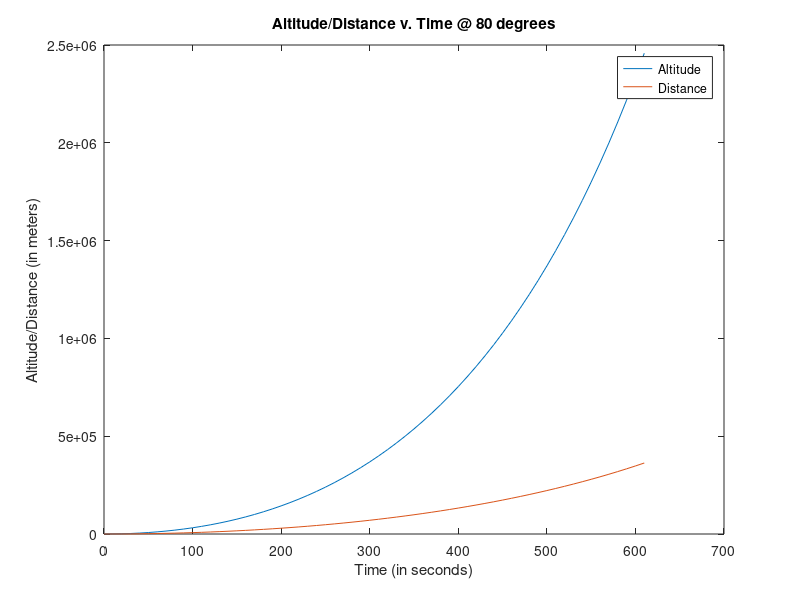

This figure's MATLAB source:
% Rocket Project, Take 1
% Deepak Warrier
% September 22, 2016

clc;
clear all;
close all;

g = 9.8; 	        % acceleration of gravity
thrust = 25000;     % thrust of the rocket motor in Newtons (kg*m/s^2)
rocketMass = 400;   % mass of the rocket itself in kg
fuel = 1201;        % mass of fuel in kg
burnRate = 2; 	    % rate of rocket fuel burn in kg/second
mass = rocketMass+fuel;           % mass of the rocket in kg
%burnTime = 30; 	    % burn time of the rocket in seconds
stopTime = 300;     % time (in seconds) when the simulation stops
timeStep = 10;     % time step size for the simulation (every 0.1 seconds)
v(1) = 0;           % rocket velocity in m/s
vY(1) = 0;          % Velocity in x direction
vX(1)= 0;           % Velocity in y direction
downRange(1) = 0;   % rocket downRange in m
altitude(1) = 0;    % rocket altitude in m
time(1) = 0;        % time since launch, in seconds
fuel(1)=fuel;
angle = 85;
earth = 6400000;          % Earth's radius in meters
g(1) = 9.8; 	         % acceleration of gravity


i=1;
while(fuel(i)>0)
    
    if(fuel(i)>0)
        vY(i+1)=vY(i)+((thrust*sind(angle))/mass-g(i))*timeStep;
        vX(i+1)=vX(i)+(thrust*cosd(angle)/mass)*timeStep;
    else
        vY(i+1)=vY(i)-g*(timeStep);
        vX(i+1)=vX(i);
    end
    
    avgVelY=(vY(i+1)+vY(i))/2;
    avgVelX=(vX(i+1)+vX(i))/2;
    v(i)=(vX(i+1)^2+vY(i+1)^2)^.5;
    downRange(i+1)=downRange(i)+avgVelX*timeStep;
    altitude(i+1)=altitude(i)+avgVelY*timeStep;
    time(i+1)=time(i)+timeStep;
    fuel(i+1)=fuel(i)-timeStep*burnRate;
    mass=rocketMass+fuel(i+1);
    g(i+1)= ((earth^2)*g(1))/((altitude(i+1)+earth)^2);
    i=i+1;
end
printf('\n');
disp(fuel(1))
printf('Max Altitude: %.2f m\n', max(altitude));
printf('Max Down Range: %.2f m\n', max(downRange));
printf('Max Altitude: %.2f mi\n', (max(altitude)/1609.34));
printf('Max Down Range: %.2f mi\n', (max(downRange)/1609.34));
printf('Max Velocity: %.2f m/s\n', (max(v)));
printf('Max Velocity: %.2f mph\n', (max(v)*2.23694));
%disp(min(g));


%max(altitude)
%max(downRange)
%max(time)

plot(time, altitude, time, downRange);
title('Altitude/Distance v. Time @ 80 degrees');
xlabel('Time (in seconds)');
ylabel('Altitude/Distance (in meters)');
legend('Altitude','Distance');